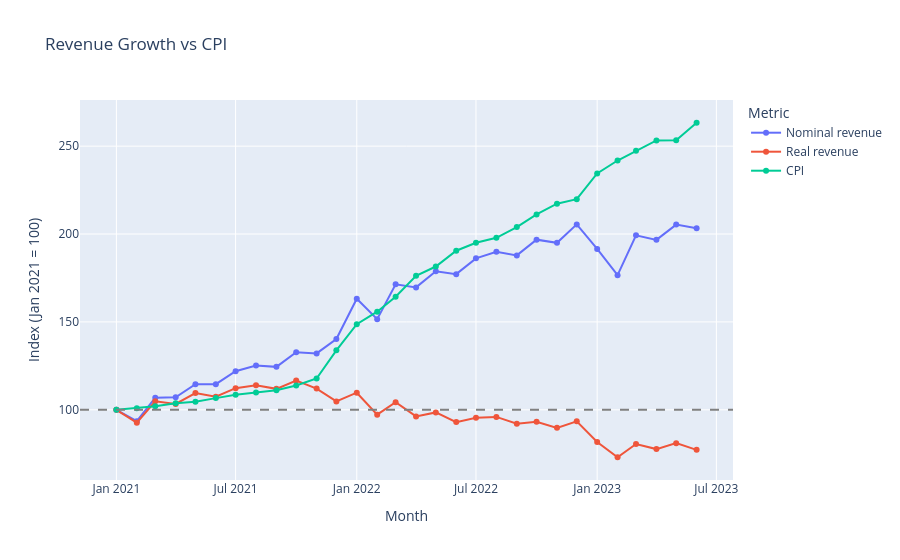

This figure's notebook cell:
### Code cell
trend_long = revenue_trend.melt(
    id_vars=["order_month", "month_label"],
    value_vars=[
        "nominal_revenue_index_jan_2021_100",
        "real_revenue_index_jan_2021_100",
        "cpi_index_jan_2021_100",
    ],
    var_name="metric_key",
    value_name="index_value",
)

trend_labels = {
    "nominal_revenue_index_jan_2021_100": "Nominal revenue",
    "real_revenue_index_jan_2021_100": "Real revenue",
    "cpi_index_jan_2021_100": "CPI",
}
trend_long["metric"] = trend_long["metric_key"].map(trend_labels)

fig = px.line(
    trend_long,
    x="order_month",
    y="index_value",
    color="metric",
    markers=True,
    labels={"order_month": "Month", "index_value": "Index (Jan 2021 = 100)", "metric": "Metric"},
    title="Revenue Growth vs CPI",
)
fig.add_hline(y=100, line_dash="dash", line_color="gray")
fig.show()

### Figure 1 — Plotly figure (JSON) as saved in the notebook; plotly's stock layout.template omitted (floating-point values rounded to 4 significant figures)
{"data": [{"hovertemplate": "Metric=Nominal revenue<br>Month=%{x}<br>Index (Jan 2021 = 100)=%{y}<extra></extra>", "legendgroup": "Nominal revenue", "line": {"color": "#636efa", "dash": "solid"}, "marker": {"symbol": "circle"}, "mode": "lines+markers", "name": "Nominal revenue", "orientation": "v", "showlegend": true, "type": "scatter", "x": ["2021-01-01", "2021-02-01", "2021-03-01", "2021-04-01", "2021-05-01", "2021-06-01", "2021-07-01", "2021-08-01", "2021-09-01", "2021-10-01", "2021-11-01", "2021-12-01", "2022-01-01", "2022-02-01", "2022-03-01", "2022-04-01", "2022-05-01", "2022-06-01", "2022-07-01", "2022-08-01", "2022-09-01", "2022-10-01", "2022-11-01", "2022-12-01", "2023-01-01", "2023-02-01", "2023-03-01", "2023-04-01", "2023-05-01", "2023-06-01"], "xaxis": "x", "y": [100, 93.51, 106.9, 107.2, 114.6, 114.6, 122.0, 125.2, 124.4, 132.8, 132.1, 140.2, 163.2, 151.6, 171.4, 169.6, 178.8, 177.2, 186.2, 189.9, 187.9, 196.8, 195.0, 205.5, 191.5, 176.6, 199.3, 196.7, 205.4, 203.3], "yaxis": "y"}, {"hovertemplate": "Metric=Real revenue<br>Month=%{x}<br>Index (Jan 2021 = 100)=%{y}<extra></extra>", "legendgroup": "Real revenue", "line": {"color": "#EF553B", "dash": "solid"}, "marker": {"symbol": "circle"}, "mode": "lines+markers", "name": "Real revenue", "orientation": "v", "showlegend": true, "type": "scatter", "x": ["2021-01-01", "2021-02-01", "2021-03-01", "2021-04-01", "2021-05-01", "2021-06-01", "2021-07-01", "2021-08-01", "2021-09-01", "2021-10-01", "2021-11-01", "2021-12-01", "2022-01-01", "2022-02-01", "2022-03-01", "2022-04-01", "2022-05-01", "2022-06-01", "2022-07-01", "2022-08-01", "2022-09-01", "2022-10-01", "2022-11-01", "2022-12-01", "2023-01-01", "2023-02-01", "2023-03-01", "2023-04-01", "2023-05-01", "2023-06-01"], "xaxis": "x", "y": [100, 92.67, 104.8, 103.3, 109.5, 107.5, 112.3, 114.0, 111.9, 116.6, 112.1, 104.8, 109.7, 97.25, 104.3, 96.24, 98.52, 93.01, 95.46, 95.97, 92.11, 93.19, 89.75, 93.48, 81.69, 73.02, 80.56, 77.66, 81.05, 77.21], "yaxis": "y"}, {"hovertemplate": "Metric=CPI<br>Month=%{x}<br>Index (Jan 2021 = 100)=%{y}<extra></extra>", "legendgroup": "CPI", "line": {"color": "#00cc96", "dash": "solid"}, "marker": {"symbol": "circle"}, "mode": "lines+markers", "name": "CPI", "orientation": "v", "showlegend": true, "type": "scatter", "x": ["2021-01-01", "2021-02-01", "2021-03-01", "2021-04-01", "2021-05-01", "2021-06-01", "2021-07-01", "2021-08-01", "2021-09-01", "2021-10-01", "2021-11-01", "2021-12-01", "2022-01-01", "2022-02-01", "2022-03-01", "2022-04-01", "2022-05-01", "2022-06-01", "2022-07-01", "2022-08-01", "2022-09-01", "2022-10-01", "2022-11-01", "2022-12-01", "2023-01-01", "2023-02-01", "2023-03-01", "2023-04-01", "2023-05-01", "2023-06-01"], "xaxis": "x", "y": [100, 100.9, 102.0, 103.7, 104.6, 106.7, 108.6, 109.8, 111.2, 113.8, 117.8, 133.8, 148.7, 155.8, 164.4, 176.3, 181.5, 190.5, 195.0, 197.9, 204.0, 211.2, 217.3, 219.8, 234.5, 241.8, 247.4, 253.3, 253.4, 263.3], "yaxis": "y"}], "layout": {"legend": {"title": {"text": "Metric"}, "tracegroupgap": 0}, "shapes": [{"line": {"color": "gray", "dash": "dash"}, "type": "line", "x0": 0, "x1": 1, "xref": "x domain", "y0": 100, "y1": 100, "yref": "y"}], "title": {"text": "Revenue Growth vs CPI"}, "xaxis": {"anchor": "y", "domain": [0, 1], "title": {"text": "Month"}}, "yaxis": {"anchor": "x", "domain": [0, 1], "title": {"text": "Index (Jan 2021 = 100)"}}}}
